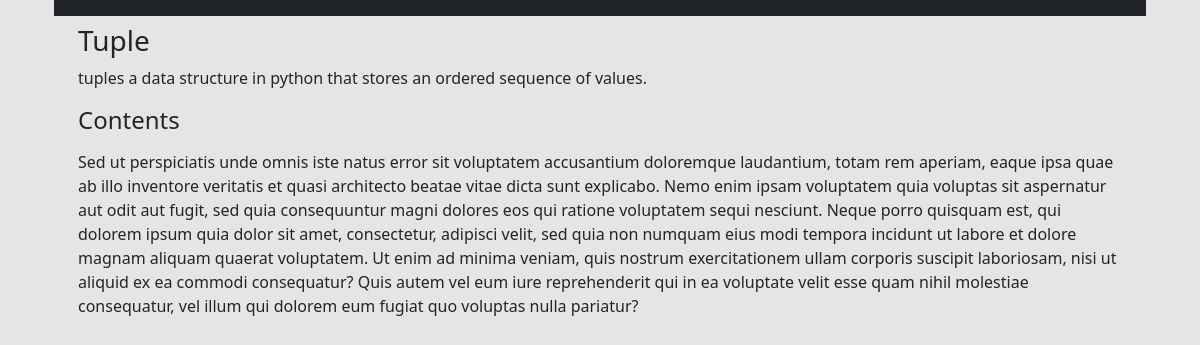
Page /courses/2/5/ on the committed database.
### courses/models.py (models this page shows, shortened)
class Step(models.Model):
    title = models.CharField(max_length=255)
    description = models.TextField()
    content = models.TextField(blank=True, default='')
    order = models.IntegerField(default=0)
    course = models.ForeignKey(Course,on_delete=models.PROTECT, related_name='step')
    class Meta:
        ordering = ['order',]

### courses/views.py (the view)
# urls.py: url(r'(?P<course_pk>\d+)/(?P<step_pk>\d+)/$',views.step_detail, name='stepdet'),
def step_detail(request, course_pk, step_pk):
    step = get_object_or_404(Step, course_id=course_pk, pk=step_pk)
    return render(request, 'courses/step_details.html', {'step': step})

### courses/templates/courses/step_details.html (shortened to what this page needs)
{% extends 'layout.html' %}
{% block content %}
<div class="container">
    <h3>{{ step.title }}</h3>
    <p>{{ step.description }}</p>
    <h4>Contents</h4>
    <p>{{ step.content|linebreaks }}</p>
</div>
{% endblock %}

### assets/css/layout.css (style rules this page uses)
body { background: #e5e5e5 !important; }

### rows in the picture
Step: title "Tuple", description "tuples a data structure in python that stores an ordered sequence of values.", content "Sed ut perspiciatis unde omnis iste natus error sit voluptatem accusantium doloremque laudantium, totam rem aperiam, eaque ipsa quae ab illo inventore veritatis et quasi architecto beatae vitae dicta sunt explicabo. Nemo enim ipsam voluptatem quia voluptas sit aspernatur aut odit aut fugit, sed quia consequuntur magni dolores eos qui ratione voluptatem sequi nesciunt. Neque porro quisquam est, qui dolorem ipsum quia dolor sit amet, consectetur, adipisci velit, sed quia non numquam eius modi tempora incidunt ut labore et dolore magnam aliquam quaerat voluptatem. Ut enim ad minima veniam, quis nostrum exercitationem ullam corporis suscipit laboriosam, nisi ut aliquid ex ea commodi…"
